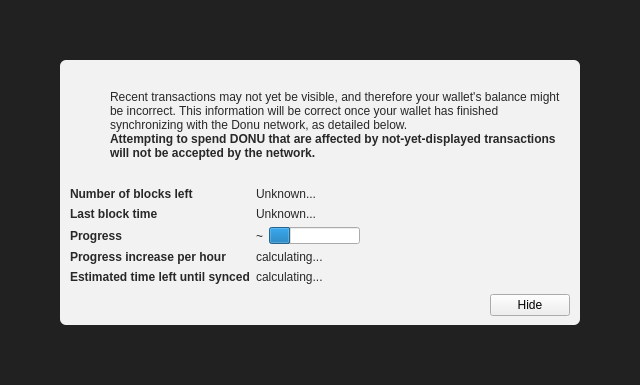
<?xml version="1.0" encoding="UTF-8"?>
<ui version="4.0">
 <class>ModalOverlay</class>
 <widget class="ModalOverlay" name="ModalOverlay">
  <property name="geometry">
   <rect>
    <x>0</x>
    <y>0</y>
    <width>640</width>
    <height>385</height>
   </rect>
  </property>
  <property name="windowTitle">
   <string>Form</string>
  </property>
  <layout class="QVBoxLayout" name="verticalLayout" stretch="0">
   <property name="sizeConstraint">
    <enum>QLayout::SetDefaultConstraint</enum>
   </property>
   <property name="leftMargin">
    <number>0</number>
   </property>
   <property name="topMargin">
    <number>0</number>
   </property>
   <property name="rightMargin">
    <number>0</number>
   </property>
   <property name="bottomMargin">
    <number>0</number>
   </property>
   <item>
    <widget class="QWidget" name="bgWidget" native="true">
     <property name="styleSheet">
      <string notr="true">#bgWidget { background: rgba(0,0,0,220); }</string>
     </property>
     <layout class="QVBoxLayout" name="verticalLayoutMain" stretch="1">
      <property name="leftMargin">
       <number>60</number>
      </property>
      <property name="topMargin">
       <number>60</number>
      </property>
      <property name="rightMargin">
       <number>60</number>
      </property>
      <property name="bottomMargin">
       <number>60</number>
      </property>
      <item>
       <widget class="QWidget" name="contentWidget" native="true">
        <property name="styleSheet">
         <string notr="true">#contentWidget { background: rgba(255,255,255,240); border-radius: 6px; }

QLabel { color: rgb(40,40,40);  }</string>
        </property>
        <layout class="QVBoxLayout" name="verticalLayoutSub" stretch="1,0,0,0">
         <property name="spacing">
          <number>0</number>
         </property>
         <property name="leftMargin">
          <number>10</number>
         </property>
         <property name="topMargin">
          <number>10</number>
         </property>
         <property name="rightMargin">
          <number>10</number>
         </property>
         <property name="bottomMargin">
          <number>10</number>
         </property>
         <item>
          <layout class="QHBoxLayout" name="horizontalLayoutIconText" stretch="0,1">
           <property name="topMargin">
            <number>20</number>
           </property>
           <item>
            <layout class="QVBoxLayout" name="verticalLayoutIcon">
             <property name="leftMargin">
              <number>0</number>
             </property>
             <item>
              <widget class="QPushButton" name="warningIcon">
               <property name="enabled">
                <bool>false</bool>
               </property>
               <property name="text">
                <string/>
               </property>
               <property name="icon">
                <iconset>
                 <normaloff>:/icons/warning</normaloff>
                 <disabledoff>:/icons/warning</disabledoff>:/icons/warning</iconset>
               </property>
               <property name="iconSize">
                <size>
                 <width>48</width>
                 <height>48</height>
                </size>
               </property>
               <property name="flat">
                <bool>true</bool>
               </property>
              </widget>
             </item>
             <item>
              <spacer name="verticalSpacerWarningIcon">
               <property name="orientation">
                <enum>Qt::Vertical</enum>
               </property>
               <property name="sizeHint" stdset="0">
                <size>
                 <width>20</width>
                 <height>40</height>
                </size>
               </property>
              </spacer>
             </item>
            </layout>
           </item>
           <item>
            <layout class="QVBoxLayout" name="verticalLayoutInfoText">
             <property name="leftMargin">
              <number>0</number>
             </property>
             <property name="topMargin">
              <number>0</number>
             </property>
             <item>
              <widget class="QLabel" name="infoText">
               <property name="text">
                <string>Recent transactions may not yet be visible, and therefore your wallet's balance might be incorrect. This information will be correct once your wallet has finished synchronizing with the Donu network, as detailed below.</string>
               </property>
               <property name="textFormat">
                <enum>Qt::RichText</enum>
               </property>
               <property name="wordWrap">
                <bool>true</bool>
               </property>
              </widget>
             </item>
             <item>
              <widget class="QLabel" name="infoTextStrong">
               <property name="font">
                <font>
                 <weight>75</weight>
                 <bold>true</bold>
                </font>
               </property>
               <property name="text">
                <string>Attempting to spend DONU that are affected by not-yet-displayed transactions will not be accepted by the network.</string>
               </property>
               <property name="textFormat">
                <enum>Qt::RichText</enum>
               </property>
               <property name="wordWrap">
                <bool>true</bool>
               </property>
              </widget>
             </item>
             <item>
              <spacer name="verticalSpacerInTextSpace">
               <property name="orientation">
                <enum>Qt::Vertical</enum>
               </property>
               <property name="sizeHint" stdset="0">
                <size>
                 <width>20</width>
                 <height>40</height>
                </size>
               </property>
              </spacer>
             </item>
            </layout>
           </item>
          </layout>
         </item>
         <item>
          <spacer name="verticalSpacerAfterText">
           <property name="orientation">
            <enum>Qt::Vertical</enum>
           </property>
           <property name="sizeHint" stdset="0">
            <size>
             <width>20</width>
             <height>40</height>
            </size>
           </property>
          </spacer>
         </item>
         <item>
          <layout class="QFormLayout" name="formLayout">
           <property name="fieldGrowthPolicy">
            <enum>QFormLayout::FieldsStayAtSizeHint</enum>
           </property>
           <property name="horizontalSpacing">
            <number>6</number>
           </property>
           <property name="verticalSpacing">
            <number>6</number>
           </property>
           <property name="topMargin">
            <number>10</number>
           </property>
           <item row="0" column="0">
            <widget class="QLabel" name="labelNumberOfBlocksLeft">
             <property name="font">
              <font>
               <weight>75</weight>
               <bold>true</bold>
              </font>
             </property>
             <property name="text">
              <string>Number of blocks left</string>
             </property>
            </widget>
           </item>
           <item row="0" column="1">
            <widget class="QLabel" name="numberOfBlocksLeft">
             <property name="text">
              <string>Unknown...</string>
             </property>
            </widget>
           </item>
           <item row="1" column="0">
            <widget class="QLabel" name="labelLastBlockTime">
             <property name="font">
              <font>
               <weight>75</weight>
               <bold>true</bold>
              </font>
             </property>
             <property name="text">
              <string>Last block time</string>
             </property>
            </widget>
           </item>
           <item row="1" column="1">
            <widget class="QLabel" name="newestBlockDate">
             <property name="sizePolicy">
              <sizepolicy hsizetype="Maximum" vsizetype="Preferred">
               <horstretch>0</horstretch>
               <verstretch>0</verstretch>
              </sizepolicy>
             </property>
             <property name="text">
              <string>Unknown...</string>
             </property>
            </widget>
           </item>
           <item row="2" column="0">
            <widget class="QLabel" name="labelSyncDone">
             <property name="font">
              <font>
               <weight>75</weight>
               <bold>true</bold>
              </font>
             </property>
             <property name="text">
              <string>Progress</string>
             </property>
            </widget>
           </item>
           <item row="2" column="1">
            <layout class="QHBoxLayout" name="horizontalLayoutSync" stretch="0,1">
             <item>
              <widget class="QLabel" name="percentageProgress">
               <property name="text">
                <string notr="true">~</string>
               </property>
              </widget>
             </item>
             <item>
              <widget class="QProgressBar" name="progressBar">
               <property name="value">
                <number>24</number>
               </property>
               <property name="format">
                <string/>
               </property>
              </widget>
             </item>
            </layout>
           </item>
           <item row="4" column="0">
            <widget class="QLabel" name="labelProgressIncrease">
             <property name="font">
              <font>
               <weight>75</weight>
               <bold>true</bold>
              </font>
             </property>
             <property name="text">
              <string>Progress increase per hour</string>
             </property>
            </widget>
           </item>
           <item row="4" column="1">
            <widget class="QLabel" name="progressIncreasePerH">
             <property name="text">
              <string>calculating...</string>
             </property>
            </widget>
           </item>
           <item row="5" column="0">
            <widget class="QLabel" name="labelEstimatedTimeLeft">
             <property name="font">
              <font>
               <weight>75</weight>
               <bold>true</bold>
              </font>
             </property>
             <property name="text">
              <string>Estimated time left until synced</string>
             </property>
            </widget>
           </item>
           <item row="5" column="1">
            <widget class="QLabel" name="expectedTimeLeft">
             <property name="text">
              <string>calculating...</string>
             </property>
            </widget>
           </item>
          </layout>
         </item>
         <item>
          <layout class="QHBoxLayout" name="horizontalLayoutButtons">
           <property name="leftMargin">
            <number>10</number>
           </property>
           <property name="topMargin">
            <number>10</number>
           </property>
           <item>
            <spacer name="horizontalSpacer">
             <property name="orientation">
              <enum>Qt::Horizontal</enum>
             </property>
             <property name="sizeHint" stdset="0">
              <size>
               <width>40</width>
               <height>20</height>
              </size>
             </property>
            </spacer>
           </item>
           <item>
            <widget class="QPushButton" name="closeButton">
             <property name="text">
              <string>Hide</string>
             </property>
            </widget>
           </item>
          </layout>
         </item>
        </layout>
       </widget>
      </item>
     </layout>
    </widget>
   </item>
  </layout>
 </widget>
 <customwidgets>
  <customwidget>
   <class>ModalOverlay</class>
   <extends>QWidget</extends>
   <header>qt/modaloverlay.h</header>
   <container>1</container>
  </customwidget>
 </customwidgets>
 <resources/>
 <connections/>
</ui>
